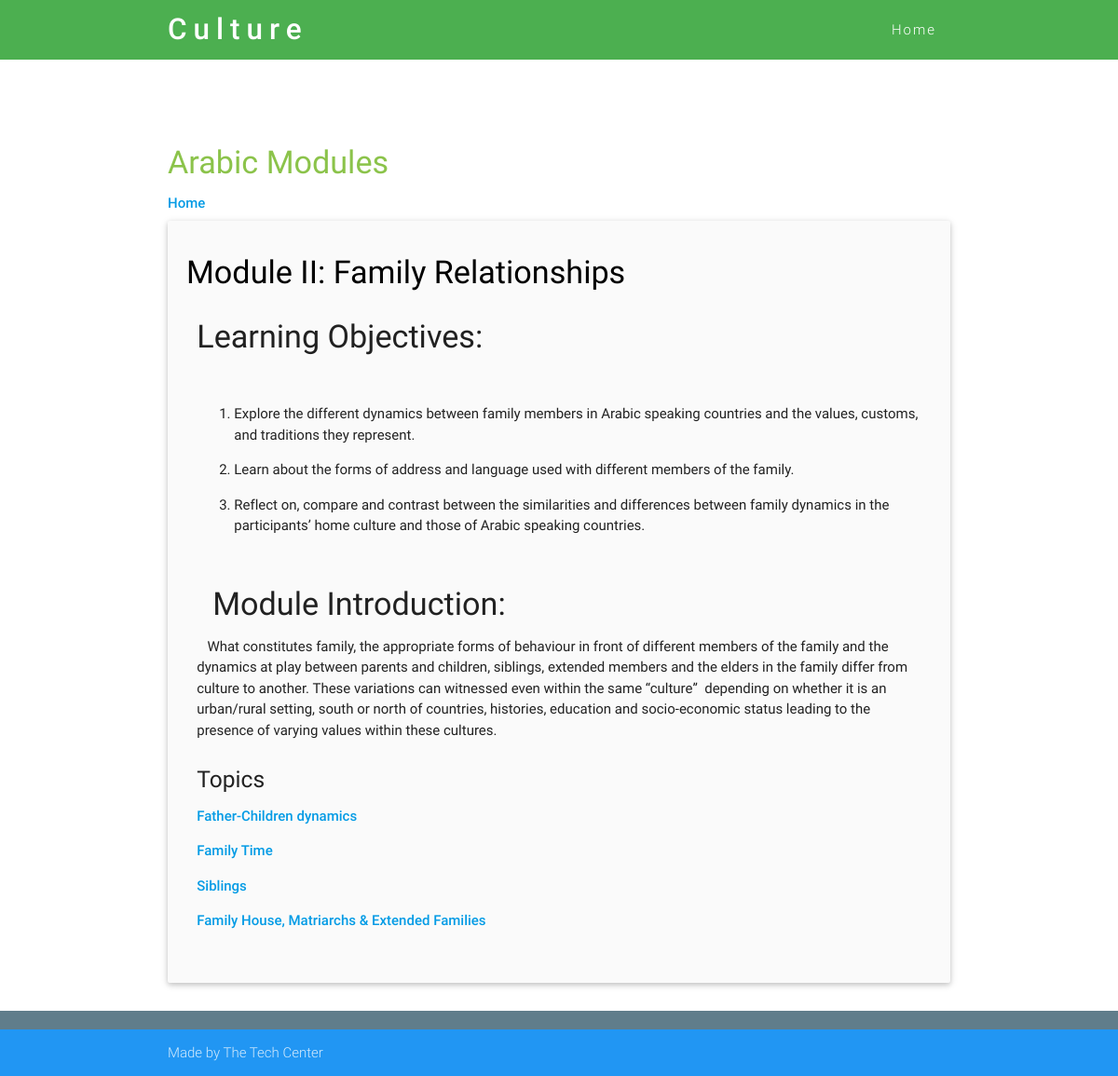
/mod/A/, run on the app's committed database.
### culture_content/models.py (models this page shows, shortened)
@python_2_unicode_compatible
class Module(models.Model):
    name = models.CharField(max_length=150, blank=False)
    module_number = models.IntegerField(blank=False)
    introduction = models.TextField (verbose_name="Module Introduction", blank=True)
    objectives = models.ForeignKey('LearningObjectives', on_delete=models.CASCADE, blank=True, null=True)
    topics = models.ManyToManyField('Topic')
    language = models.CharField (max_length=1, choices=lang_choices, blank=False)

@python_2_unicode_compatible
class Topic(models.Model):
    name = models.CharField(max_length=150, blank=False)
    objectives = models.ForeignKey ('LearningObjectives', on_delete=models.CASCADE, blank=True, null=True)
    activation = models.TextField (verbose_name='Schema Activation', blank=True)
    new_information = models.TextField (blank=True)
    reflection = models.TextField(verbose_name='Reflection Task', blank=True)
    roleplay = models.TextField(verbose_name='Roleplay Task', blank=True)
    extension = models.TextField(verbose_name='Extension Task', blank=True)
    scenarios = models.ManyToManyField('Scenario')
    language = models.CharField (max_length=1, choices=lang_choices, blank=False)
    def __str__(self):
        return self.name

### culture_content/views.py (the view)
# urls.py: path('mod/<str:lang>/', get_modules, name='modules'),
def get_modules(request, lang):
    modules = Module.objects.filter(language= lang)
    return render(request, 'culture_content/modules.html', {'modules': modules})

### templates/culture_content/modules.html (shortened to what this page needs)
{% extends 'base.html' %}
{% load staticfiles %}
{% load static %}
{% block content %}
    <div class="section scrollspy">
    <div class="container">
        <br>
        <br>
     {% if  '/A/' in request.path   %}
        <h4 class="header light-green-text">Arabic Modules </h4><strong><a href="{% url 'home' %}">Home</a></strong>
    {% elif '/C/' in request.path %}
        <h4 class="header light-green-text">Chinese Modules</h4><strong><a href="{% url 'home' %}">Home</a></strong>
    {% elif '/R/' in request.path %}
        <h4 class="header light-green-text">Russian Modules</h4><strong><a href="{% url 'home' %}">Home</a></strong>
    {% endif %}
        <div class="col s12 m8 offset-m2 l6 offset-l3">
            {% for obj in modules %}
            <div class="card-panel grey lighten-5 z-depth-1">
                <div class="row valign-wrapper">
                <div class="col s12">
                <span class="black-text">
                    <h4>{{ obj.name }}</h4>
                </span>
                        <div class="col s12">
                            <p>{{ obj.introduction|safe }}</p>
                        </div>
                        <div class="col s12">
                            <h5>Topics</h5>
                            {% for top in obj.topics.all %}
                                <ul>
                                    <li><strong><a href="{% url 'home' %}top/{{ top.pk }}">{{ top }}</a></strong></li>
                                </ul>
                            {% endfor %}
                        </div>
                        </div>
                    </div>
            </div>
            {% endfor %}
        </div>
    </div>
</div>
{% endblock %}

### data on the page
Module: name "Module II: Family Relationships", introduction "Learning Objectives: Explore the different dynamics between family members in Arabic speaking countries and the values, customs, and traditions they represent. Learn about the forms of address and language used with different members of the family. Reflect on, compare and contrast between the similarities and differences between family dynamics in the participants’ home culture and those of Arabic speaking countries. Module Introduction: What constitutes family, the appropriate forms of behaviour in front of different members of the family and the dynamics at play between parents and children, siblings, extended members and the elders in the family differ from culture to another. These…"
Topic: name "Father-Children dynamics"
Topic: name "Family Time"
Topic: name "Siblings"
Topic: name "Family House, Matriarchs & Extended Families"
